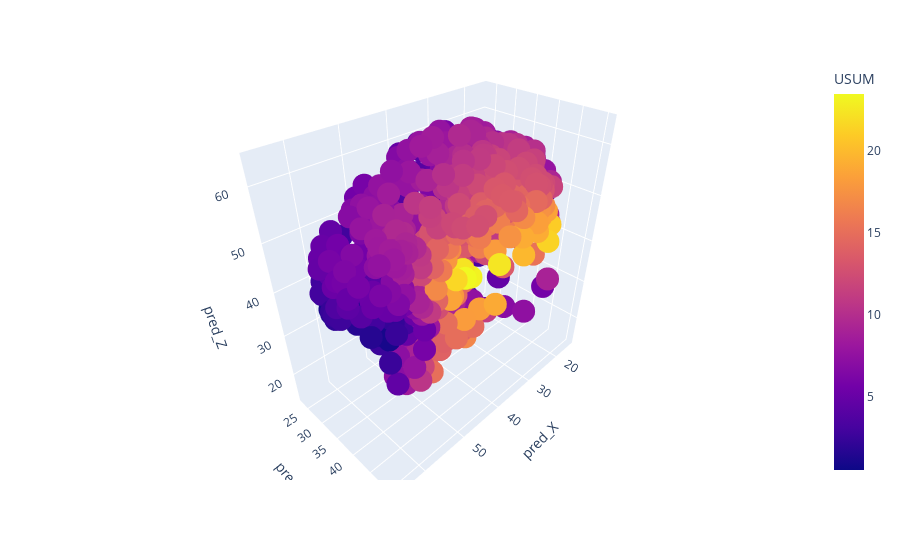

The notebook cell this image was saved under:
### Code cell
px.scatter_3d(aux_plot,x="pred_X",y="pred_Y",z="pred_Z",color="USUM")

### Figure 1 — Plotly figure (JSON) as saved in the notebook; plotly's stock layout.template omitted (floating-point values rounded to 4 significant figures; data arrays with more than 128 entries replaced by an {"elided": "..."} marker saying what was removed)
{"data": [{"hovertemplate": "pred_X=%{x}<br>pred_Y=%{y}<br>pred_Z=%{z}<br>USUM=%{marker.color}<extra></extra>", "legendgroup": "", "marker": {"color": {"elided": "699 float values"}, "coloraxis": "coloraxis", "symbol": "circle"}, "mode": "markers", "name": "", "scene": "scene", "showlegend": false, "type": "scatter3d", "x": {"elided": "699 float values"}, "y": {"elided": "699 float values"}, "z": {"elided": "699 float values"}}], "layout": {"coloraxis": {"colorbar": {"title": {"text": "USUM"}}, "colorscale": [[0, "#0d0887"], [0.1111, "#46039f"], [0.2222, "#7201a8"], [0.3333, "#9c179e"], [0.4444, "#bd3786"], [0.5556, "#d8576b"], [0.6667, "#ed7953"], [0.7778, "#fb9f3a"], [0.8889, "#fdca26"], [1, "#f0f921"]]}, "legend": {"tracegroupgap": 0}, "margin": {"t": 60}, "scene": {"domain": {"x": [0, 1], "y": [0, 1]}, "xaxis": {"title": {"text": "pred_X"}}, "yaxis": {"title": {"text": "pred_Y"}}, "zaxis": {"title": {"text": "pred_Z"}}}}}
